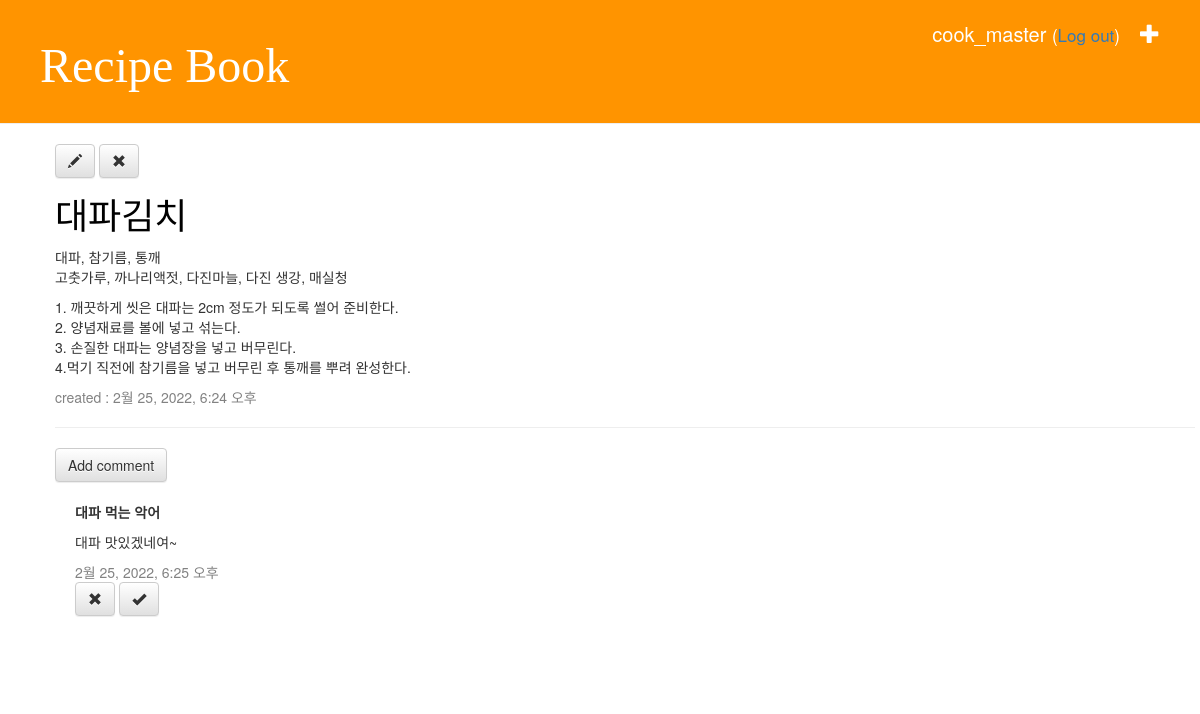
Before: /recipe/3/ (signed in) with the older database file.
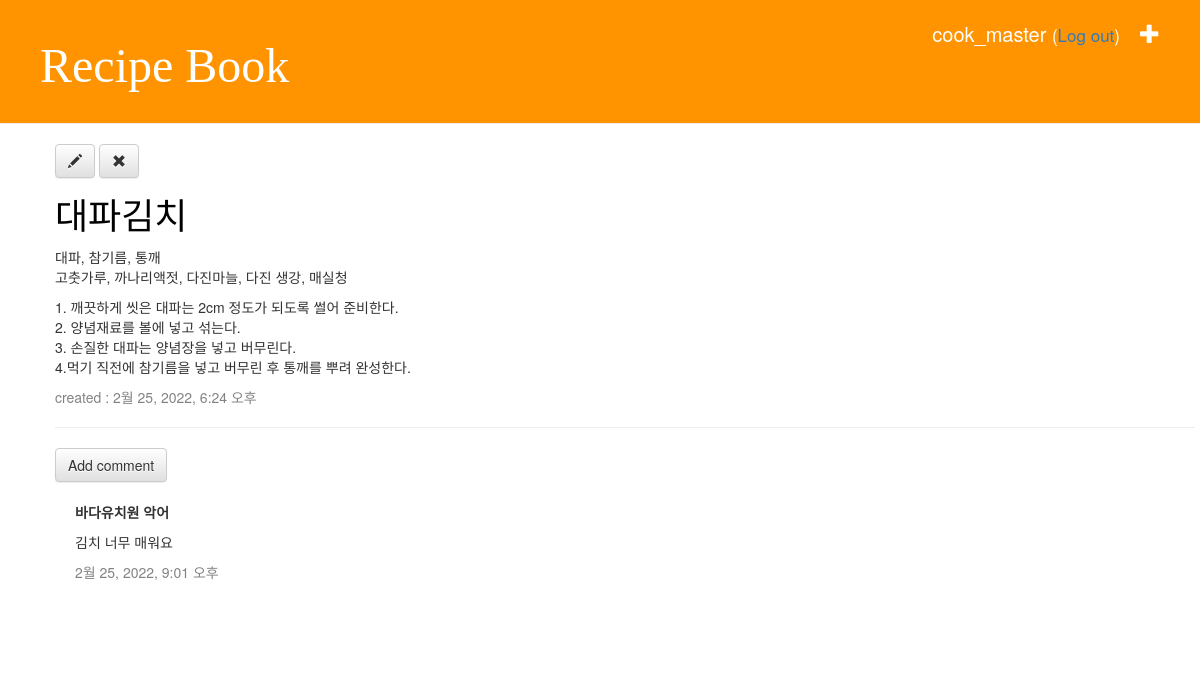
After: the same page with the newer database file.
### recipe/models.py (models this page shows, shortened)
class Comment(models.Model):
    recipe = models.ForeignKey('recipe.Recipe', on_delete=models.CASCADE, related_name='comments')
    author = models.CharField(max_length=200)
    text = models.TextField()
    created_date = models.DateTimeField(default=timezone.now)
    approved_comment = models.BooleanField(default=False)

### recipe/views.py (the view)
# urls.py: path('<int:pk>/', views.recipe_detail, name='recipe_detail'),
def recipe_detail(request, pk):
    recipe = get_object_or_404(Recipe, pk=pk)
    return render(request, 'recipe/recipe_detail.html', {'recipe': recipe})

### recipe/templates/recipe/recipe_detail.html (shortened to what this page needs)
{% extends 'recipe/background.html' %}
{% block block %}
    <div class="post">
        {% if user.is_authenticated %}
            <a class="btn btn-default" href="{% url 'recipe_edit' pk=recipe.pk%}">
                <span class="glyphicon glyphicon-pencil"></span></a>
            <a class="btn btn-default" href="#" onclick= "recipe_remove()">
                <span class="glyphicon glyphicon-remove"></span></a>
        {% endif %}
       <h1><a href="">{{ recipe.food_name }}</a></h1>
        <p>{{ recipe.ingredient|linebreaksbr }}</p>
        <p>{{ recipe.recipe|linebreaksbr }}</p>
        <div class="date">
            <p>created : {{ recipe.created_date }}</p>
        </div>
        <hr>
            <a class="btn btn-default" href="{% url 'comment_add' pk=recipe.pk %}">
                Add comment
            </a>
            {% for comment in recipe.comments.all %}
                {% if user.is_authenticated or comment.approved_comment %}
                    <div class="comment">
                        <strong>{{ comment.author }}</strong>
                        <p>{{ comment.text|linebreaks }}</p>
                        <div class="date">{{ comment.created_date }}</div>
                         {% if not comment.approved_comment %}
                            <a class="btn btn-default" href="{% url 'comment_remove' pk=comment.pk %}">
                            <span class="glyphicon glyphicon-remove"></span></a>
                            <a class="btn btn-default" href="{% url 'comment_approve' pk=comment.pk %}">
                            <span class="glyphicon glyphicon-ok"></span></a>
                        {% endif %}
                    </div>
                {% endif %}
            {% empty %}
                <div style="margin-top: 10px;">
                <p>아직 댓글이 없습니다 :(</p>
                </div>
            {% endfor %}
    </div>
{% endblock %}

Changed rows visible on the page:
removed Comment: author "대파 먹는 악어", text "대파 맛있겠네여~", created_date "2월 25, 2022, 6:25 오후", approved_comment False (drawn)
added Comment: author "바다유치원 악어", text "김치 너무 매워요", created_date "2월 25, 2022, 9:01 오후"
